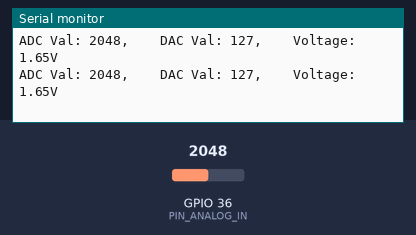
Bench run of a sketch on a simulated ESP32. On the bench: the last lines printed to the serial monitor. The inputs (shaded band) are chosen by the test bench; at power-on: GPIO 36 (PIN_ANALOG_IN) = 2048.

Above: at 1.2 s.
1.3 s: GPIO 36 (PIN_ANALOG_IN) set to 2866
At 1.56 s:
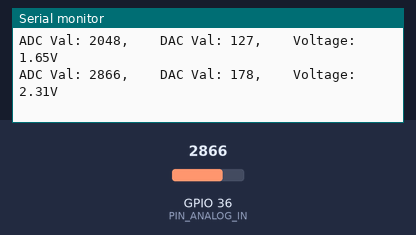
2.8 s: GPIO 36 (PIN_ANALOG_IN) set to 3603
At 2.96 s:
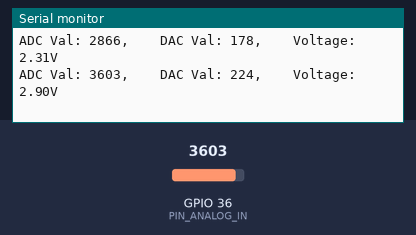
Timing chart, 0 to 5.8 s (numbered marks = the images above; inputs shaded):
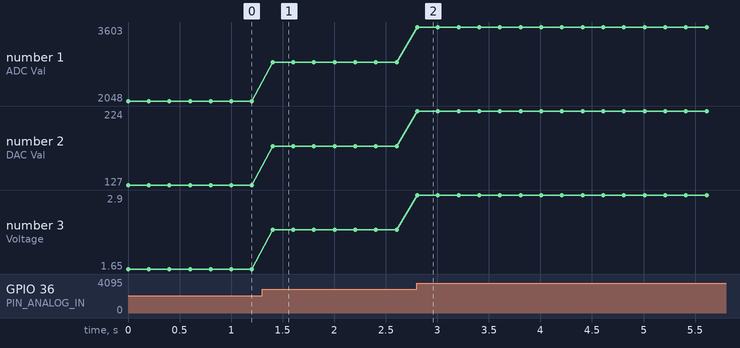

Measured:
- after the input at 1.3 s, the serial monitor: prints a new line after 0.10 s (image 1)
- after the input at 2.8 s, the serial monitor: prints a new line at once (image 2)
- plotted number 1: 2048 → 2866 after the input at 1.3 s, 2866 → 3603 after the input at 2.8 s
- plotted number 2: 127 → 178 after the input at 1.3 s, 178 → 224 after the input at 2.8 s
- plotted number 3: 1.65 → 2.31 after the input at 1.3 s, 2.31 → 2.9 after the input at 2.8 s

The sketch:

Project_23.1_Read_Analog_Value_Of_Flame_Sensor.ino
```cpp
//**********************************************************************************
/*
 * Filename    : Read Analog Value Of Flame Sensor
 * Description : Basic usage of ADC，DAC and Voltage
 * Author      : http//www.keyestudio.com
*/
#define PIN_ANALOG_IN  36  //the pin of the Flame sensor

void setup() {
  Serial.begin(115200);
}

//In loop()，the analogRead() function is used to obtain the ADC value,
//and then the map() function is used to convert the value into an 8-bit precision DAC value.
//The input and output voltage are calculated according to the previous formula,
//and the information is finally printed out.
void loop() {
  int adcVal = analogRead(PIN_ANALOG_IN);
  int dacVal = map(adcVal, 0, 4095, 0, 255);
  double voltage = adcVal / 4095.0 * 3.3;
  Serial.printf("ADC Val: %d, \t DAC Val: %d, \t Voltage: %.2fV\n", adcVal, dacVal, voltage);
  delay(200);
}
//**********************************************************************************
```
